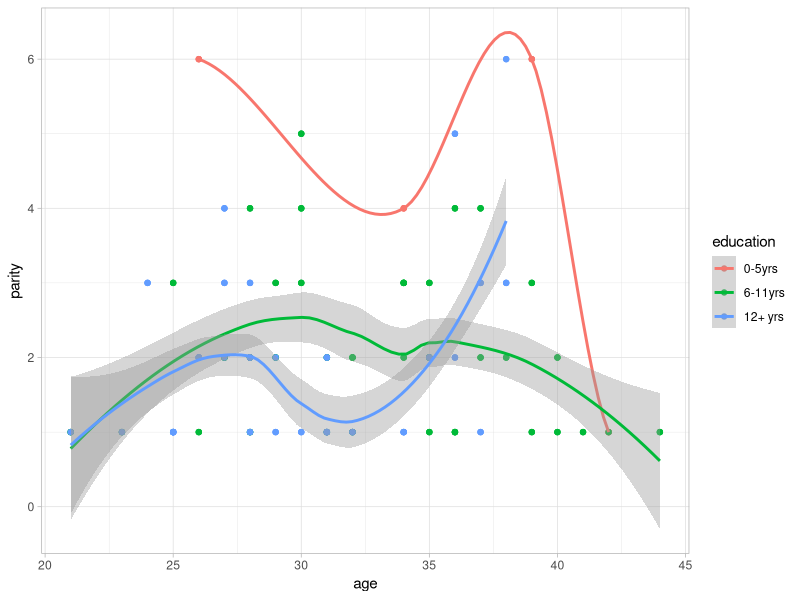

Write the R code that produced this figure.
#Consider the infert dataframe and produce the following plot:

library(ggplot2)
ggplot(infert, aes(x=age,y=parity, color=education))+
  geom_point()+
  geom_smooth()+
  theme_light()

